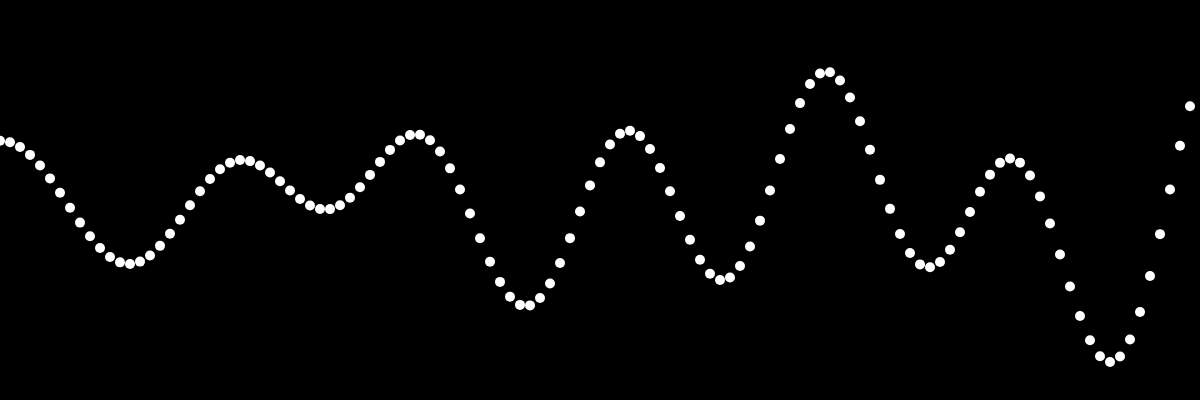
Frame 1 (no input)
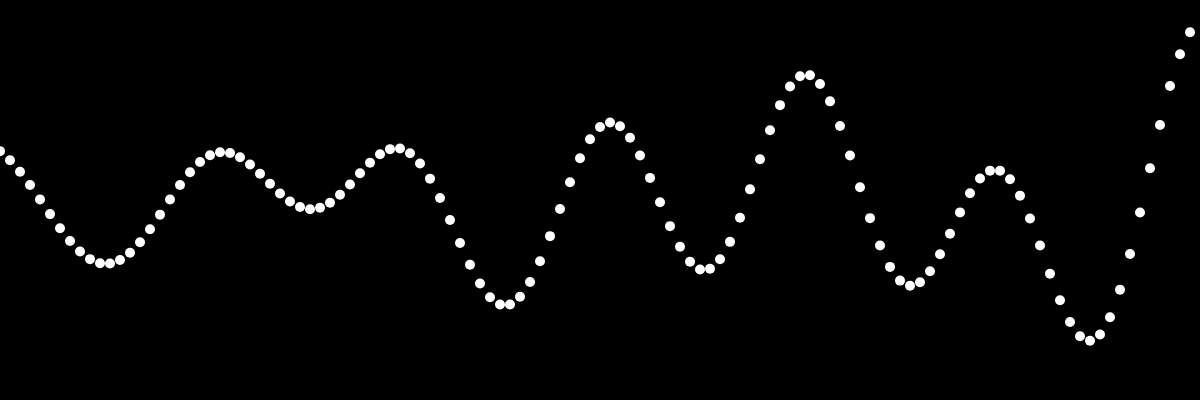
Frame 60 (no input)
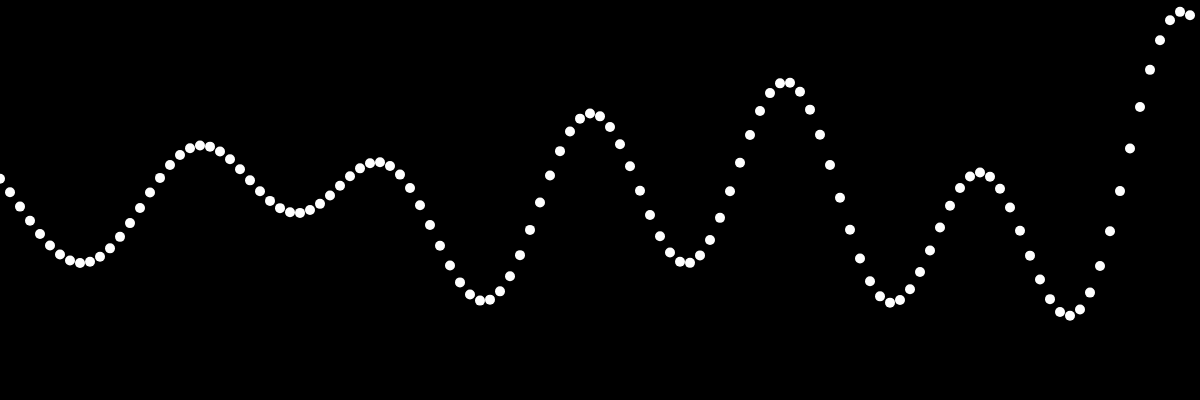
Frame 120 (the mouse pressed at the canvas centre since frame 60)

The p5.js sketch that drew these frames (run headless with seeded random() and noise() and a simulated clock; from frame 60 on, the mouse is pressed at the canvas centre):

// p5.js sketch
// ── sketch.js
class Wave{
  constructor(amp, period, phase){
    this.amplitude = amp;
    this.period = period;
    this.phase =phase;
  }
  calc(x){
    return sin(this.phase + (TWO_PI*x) /this.period) * this.amplitude;
  }
}
let waves = [];
function setup() {
  createCanvas(windowWidth, 400);
  for(let i=0; i <5; i++){
    waves[i] = new Wave(random(20, 80), random(100, 600), random(TWO_PI));
  }

}

function draw() {
  background(0);

  for(let x =0; x < width; x +=10){
    let y = 0;
    for(let wave of waves){

    y += wave.calc(x);
    }
    noStroke();
    ellipse(x, y + height/2, 10)
  }
  for(let wave of waves){
    wave.phase += 0.01;
  }
}
